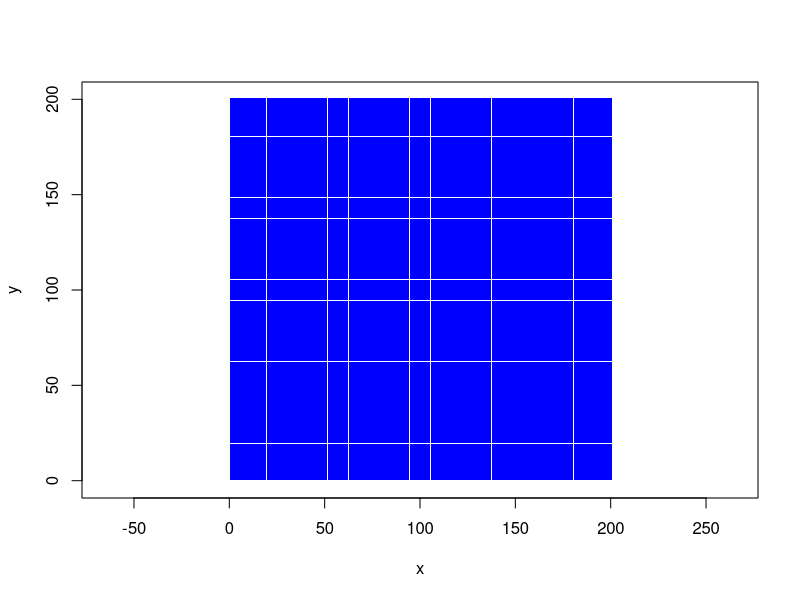

This chart was generated by the following R code:

N <- 200
M <- matrix(0, nrow = N, ncol=N)
# inverse temperatur beta = 1/(Boltzman constant * temperature), 
# critical value beta_C = 1/2*log(sqrt(2)+1)
beta <- 100
flips <- 0
HMagnet <- 1

set.seed(2327)

for(k in 1:N) {
    for(l in 1:N) {
        p = runif(1, 0, 1);
        if(p<0.5)
            M[[k,l]] <- 1
        else
            M[[k,l]] <- -1 
    }
   
}

# Metropolis
for(i in 1:1000000) {
# choose random spin
k0 <- floor(runif(1, 1, N+1))
l0 <- floor(runif(1, 1, N+1))

#  flip it           
MNew <-  M[[k0,l0]] * -1        
# energy difference  H = new - old
H <- 0
if(k0>1) {
    H <- H + -1 * M[[k0-1,l0]] * MNew  - (-1 * M[[k0-1,l0]] * M[[k0,l0]])  
}
if(k0<N) {
    H <- H + -1 * M[[k0+1,l0]] * MNew  - (-1 * M[[k0+1,l0]] * M[[k0,l0]])  
}
if(l0>1) {
    H <- H + -1 * M[[k0,l0-1]] * MNew  - (-1 * M[[k0,l0-1]] * M[[k0,l0]])  
}
if(l0<N) {
    H <- H + -1 * M[[k0,l0+1]] * MNew  - (-1 * M[[k0,l0+1]] * M[[k0,l0]])  
}
H <- H + (-HMagnet * (MNew - M[[k0,l0]]))


if(H <= 0) {
    M[[k0, l0]] <- MNew
    flips <- flips +1
} else {
    p <- runif(1,0,1)
    if(p  < exp(-beta * H)) {
        M[[k0, l0]] <- MNew
        flips <- flips +1
    }
}

}

# Plot 

blueX <-vector()
blueY <-vector()
redX  <-vector()
redY  <-vector()

for(k in 1:N) {
    for(l in 1:N) {
        
        if(M[[k,l]]==1) {
            blueX <- c(blueX,k)
            blueY <- c(blueY,l)
        }
        else {
            redX <- c(redX,k)
            redY <- c(redY,l)
        } 
    }
}

plot(blueX,blueY,asp=1, cex=0.25,pty="s", pch=15,xlab="x",ylab="y",col="blue", xlim=c(-1,N+1),ylim=c(-1,N+1))
points(redX,redY,cex=0.25,pty="s", pch=15,xlab="x",ylab="y",col="red")

flips
